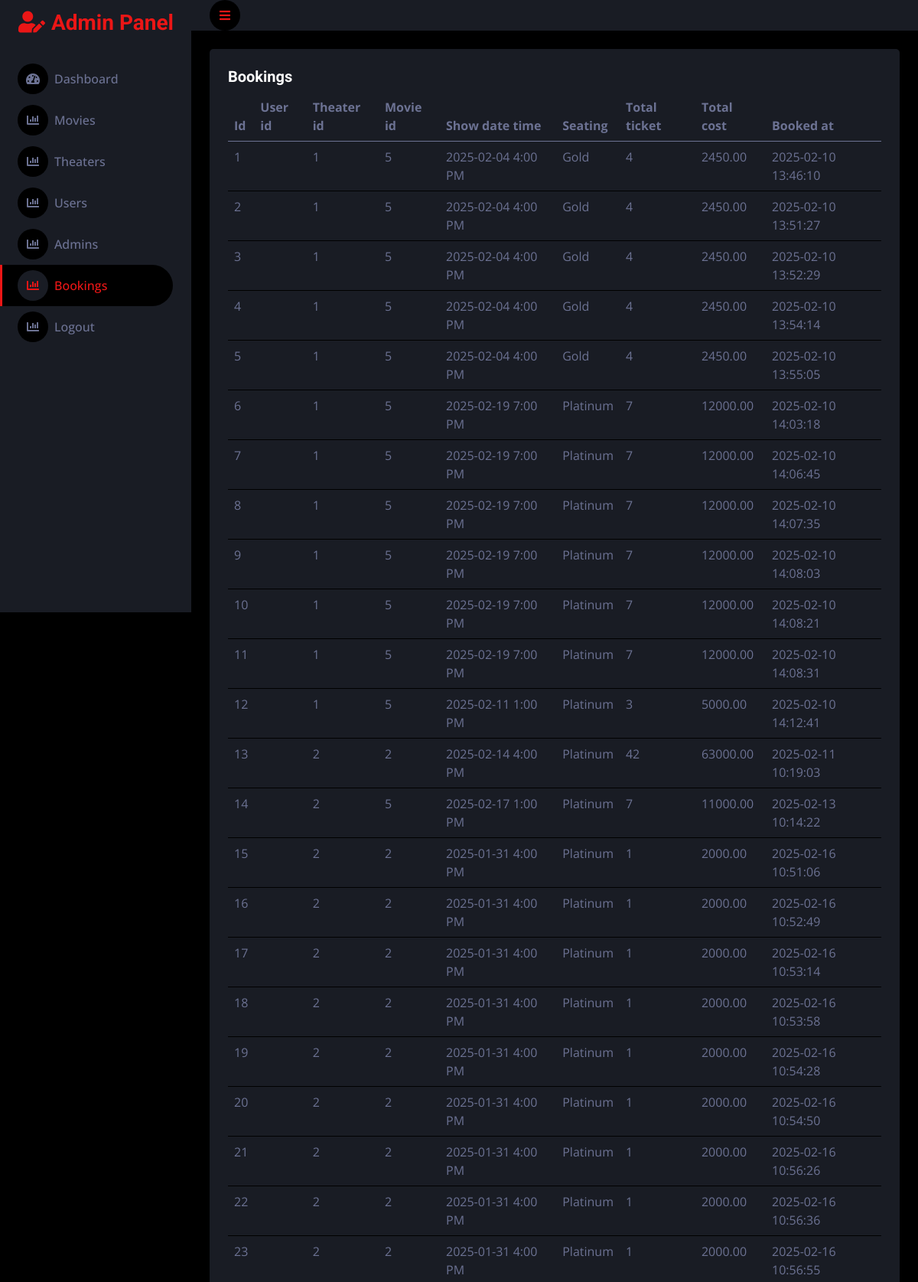
Page /admin2/bookings.php (signed in, upper part) on the committed database.
### tables this page shows
CREATE TABLE `bookings` (
  `booking_id` int(11) NOT NULL,
  `user_id` int(11) DEFAULT NULL,
  `theater_id` int(11) NOT NULL,
  `movie_id` int(11) NOT NULL,
  `show_date` date NOT NULL,
  `show_time` varchar(20) NOT NULL,
  `seating_category` enum('Gold','Platinum','Box') NOT NULL,
  `adult_tickets` int(11) NOT NULL,
  `kid_tickets` int(11) NOT NULL,
  `total_cost` decimal(10,2) NOT NULL,
  `booking_time` timestamp NOT NULL DEFAULT current_timestamp()
);

### admin2/bookings.php (the view, shortened to what this page needs)
<?php
include("../admin/connection.php");
?>
<!DOCTYPE html>
<html lang="en">
<head>
    <link href="https://cdnjs.cloudflare.com/ajax/libs/font-awesome/5.10.0/css/all.min.css" rel="stylesheet">
    <link href="https://cdn.jsdelivr.net/npm/bootstrap-icons@1.4.1/font/bootstrap-icons.css" rel="stylesheet">
    <link href="lib/owlcarousel/assets/owl.carousel.min.css" rel="stylesheet">
    <link href="lib/tempusdominus/css/tempusdominus-bootstrap-4.min.css" rel="stylesheet" />
    <link href="css/bootstrap.min.css" rel="stylesheet">
    <link href="css/style.css" rel="stylesheet">
</head>
<body>
    <div class="container-fluid position-relative d-flex p-0">
        <?php include "sidebar.php"; ?>
        <div class="content">
            <?php include "navbar.php"; ?>
            <div class="container-fluid pt-4 px-4">
                <div class="row g-4">
                    <div class="col-12">
                        <div class="bg-secondary rounded h-100 p-4">
                            <div class="d-flex justify-content-between">
                                <h5>Bookings</h5>
                            </div>
                            <div class="table-responsive">
                                <table class="table">
                                    <thead>
                                        <tr>
                                            <th scope="col">Id</th>
                                            <th scope="col">User id</th>
                                            <th scope="col">Theater id</th>
                                            <th scope="col">Movie id</th>
                                            <th scope="col">Show date time</th>
                                            <th scope="col">Seating</th>
                                            <th scope="col">Total ticket</th>
                                            <th scope="col">Total cost</th>
                                            <th scope="col">Booked at</th>
                                        </tr>
                                    </thead>
                                    <tbody>
                                        <?php
                                        $query = "select * from bookings";
                                        $result = mysqli_query($connect, $query);
                                        foreach ($result as $row) {
                                            $total_tickets = $row['adult_tickets'] + $row['kid_tickets'];
                                            echo "<tr>
                                                <td>{$row['booking_id']}</td>
                                                <td>{$row['user_id']}</td>
                                                <td>{$row['theater_id']}</td>
                                                <td>{$row['movie_id']}</td>
                                                <td>{$row['show_date']} {$row['show_time']}</td>
                                                <td>{$row['seating_category']}</td>
                                                <td>{$total_tickets}</td>
                                                <td>{$row['total_cost']}</td>
                                                <td>{$row['booking_time']}</td>
                                            </tr>";
                                        }
                                        ?>
                                    </tbody>
                                </table>
                            </div>
                        </div>
                    </div>
                </div>
            </div>
        </div>
    </div>
</body>
</html>

### admin2/css/style.css (style rules this page uses)
:root { --primary: #EB1616; --secondary: #191C24; --light: #6C7293; --dark: #000000; }
.content { margin-left: 250px; min-height: 100vh; background: var(--dark); transition: 0.5s; }
@media (min-width: 992px) { .content { width: calc(100% - 250px); } }

### rows in the picture
bookings: booking_id "1", theater "1", movie "5", show_date "2025-02-04", show_time "4:00 PM", seating_category "Gold", total_tickets "4", total_cost "2450.00", booking_time "2025-02-10 13:46:10"
bookings: booking_id "2", theater "1", movie "5", show_date "2025-02-04", show_time "4:00 PM", seating_category "Gold", total_tickets "4", total_cost "2450.00", booking_time "2025-02-10 13:51:27"
bookings: booking_id "3", theater "1", movie "5", show_date "2025-02-04", show_time "4:00 PM", seating_category "Gold", total_tickets "4", total_cost "2450.00", booking_time "2025-02-10 13:52:29"
bookings: booking_id "4", theater "1", movie "5", show_date "2025-02-04", show_time "4:00 PM", seating_category "Gold", total_tickets "4", total_cost "2450.00", booking_time "2025-02-10 13:54:14"
bookings: booking_id "5", theater "1", movie "5", show_date "2025-02-04", show_time "4:00 PM", seating_category "Gold", total_tickets "4", total_cost "2450.00", booking_time "2025-02-10 13:55:05"
bookings: booking_id "6", theater "1", movie "5", show_date "2025-02-19", show_time "7:00 PM", seating_category "Platinum", total_tickets "7", total_cost "12000.00", booking_time "2025-02-10 14:03:18"
bookings: booking_id "7", theater "1", movie "5", show_date "2025-02-19", show_time "7:00 PM", seating_category "Platinum", total_tickets "7", total_cost "12000.00", booking_time "2025-02-10 14:06:45"
bookings: booking_id "8", theater "1", movie "5", show_date "2025-02-19", show_time "7:00 PM", seating_category "Platinum", total_tickets "7", total_cost "12000.00", booking_time "2025-02-10 14:07:35"
bookings: booking_id "9", theater "1", movie "5", show_date "2025-02-19", show_time "7:00 PM", seating_category "Platinum", total_tickets "7", total_cost "12000.00", booking_time "2025-02-10 14:08:03"
bookings: booking_id "10", theater "1", movie "5", show_date "2025-02-19", show_time "7:00 PM", seating_category "Platinum", total_tickets "7", total_cost "12000.00", booking_time "2025-02-10 14:08:21"
bookings: booking_id "11", theater "1", movie "5", show_date "2025-02-19", show_time "7:00 PM", seating_category "Platinum", total_tickets "7", total_cost "12000.00", booking_time "2025-02-10 14:08:31"
bookings: booking_id "12", theater "1", movie "5", show_date "2025-02-11", show_time "1:00 PM", seating_category "Platinum", total_tickets "3", total_cost "5000.00", booking_time "2025-02-10 14:12:41"
bookings: booking_id "13", theater "2", movie "2", show_date "2025-02-14", show_time "4:00 PM", seating_category "Platinum", total_tickets "42", total_cost "63000.00", booking_time "2025-02-11 10:19:03"
bookings: booking_id "14", theater "2", movie "5", show_date "2025-02-17", show_time "1:00 PM", seating_category "Platinum", total_tickets "7", total_cost "11000.00", booking_time "2025-02-13 10:14:22"
bookings: booking_id "15", theater "2", movie "2", show_date "2025-01-31", show_time "4:00 PM", seating_category "Platinum", adult_tickets "1", total_cost "2000.00", booking_time "2025-02-16 10:51:06"
bookings: booking_id "16", theater "2", movie "2", show_date "2025-01-31", show_time "4:00 PM", seating_category "Platinum", adult_tickets "1", total_cost "2000.00", booking_time "2025-02-16 10:52:49"
bookings: booking_id "17", theater "2", movie "2", show_date "2025-01-31", show_time "4:00 PM", seating_category "Platinum", adult_tickets "1", total_cost "2000.00", booking_time "2025-02-16 10:53:14"
bookings: booking_id "18", theater "2", movie "2", show_date "2025-01-31", show_time "4:00 PM", seating_category "Platinum", adult_tickets "1", total_cost "2000.00", booking_time "2025-02-16 10:53:58"
bookings: booking_id "19", theater "2", movie "2", show_date "2025-01-31", show_time "4:00 PM", seating_category "Platinum", adult_tickets "1", total_cost "2000.00", booking_time "2025-02-16 10:54:28"
bookings: booking_id "20", theater "2", movie "2", show_date "2025-01-31", show_time "4:00 PM", seating_category "Platinum", adult_tickets "1", total_cost "2000.00", booking_time "2025-02-16 10:54:50"
bookings: booking_id "21", theater "2", movie "2", show_date "2025-01-31", show_time "4:00 PM", seating_category "Platinum", adult_tickets "1", total_cost "2000.00", booking_time "2025-02-16 10:56:26"
bookings: booking_id "22", theater "2", movie "2", show_date "2025-01-31", show_time "4:00 PM", seating_category "Platinum", adult_tickets "1", total_cost "2000.00", booking_time "2025-02-16 10:56:36"
bookings: booking_id "23", theater "2", movie "2", show_date "2025-01-31", show_time "4:00 PM", seating_category "Platinum", adult_tickets "1", total_cost "2000.00", booking_time "2025-02-16 10:56:55"
